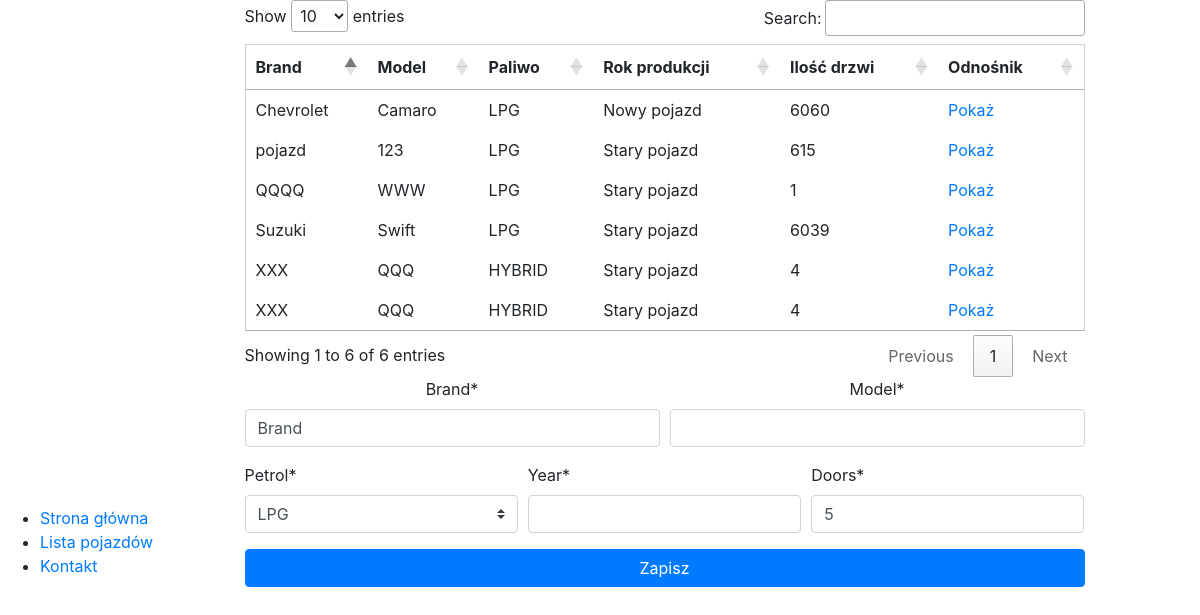
/fleet/, run on an earlier commit of the app's database.
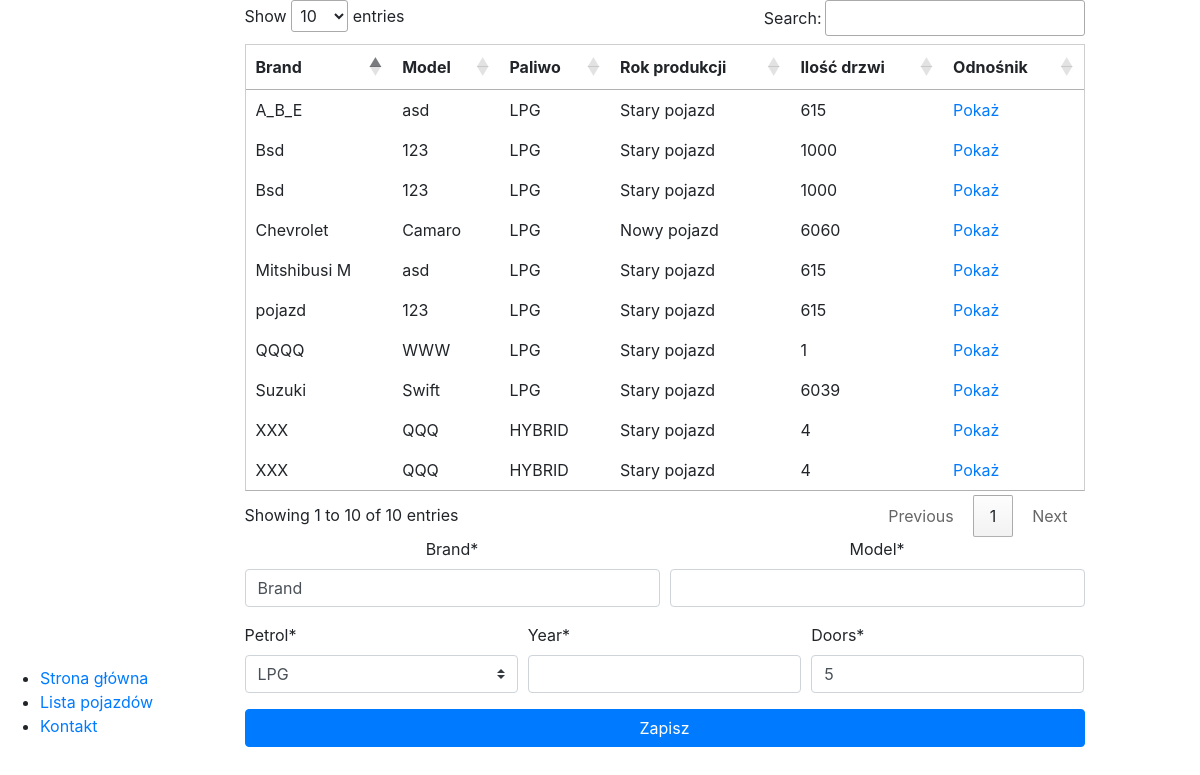
And on a later commit of the database.
### fleet/models.py (models this page shows, shortened)
class Car(models.Model):
    brand = models.CharField(max_length=12, default="Brand", validators=[first_brand_letter_uppercase])
    petrol = models.IntegerField(choices=PETROL_CHOISES, default=1)
    model = models.CharField(max_length=32)
    year = models.IntegerField()
    doors = models.IntegerField(default=5)
    class Meta:
        verbose_name = "Pojazd"
        verbose_name_plural = "Pojazdy"

### fleet/views.py (the view, shortened to what this page needs)
# urls.py: path('', WidokFormularza.as_view(), name="fleet_list")
class WidokFormularza(View):
    def get(self, request):
        form = ModelCarForm()
        return self.render_view(request, form)
    def render_view(self, request, form):
        cars = Car.objects.all()
        return render(request, "fleet/lista.html", {
            "elements": cars,
            "formularz": form
        })

### fleet/forms.py
class ModelCarForm(forms.ModelForm):
    def __init__(self, *args, **kwargs):
        super(ModelCarForm, self).__init__(*args, **kwargs)
        self.helper = FormHelper(self)
        self.helper.layout = Layout(
            Row(
                Column('brand', css_class='form-group col-md-6 mb-0'),
                Column('model', css_class='form-group col-md-6 mb-0'),
                css_class='form-row text-center'
            ),
            Row(
                Column('petrol', css_class='form-group col-md-4 mb-0'),
                Column('year', css_class='form-group col-md-4 mb-0'),
                Column('doors', css_class='form-group col-md-4 mb-0')
            ),
            Submit('submit', 'Zapisz', css_class='col-md-12')
        )
    class Meta:
        model = Car
        fields = '__all__'

### fleet/templatetags/fleet_tags.py (called while the page is built)
@register.filter(name="brand_new_car")
def brand_new_car(value):
    if value > 2015:
        return "Nowy pojazd"
    else:
        return "Stary pojazd"

@register.simple_tag
def mult(a, b):
    return a * b

@register.filter(name="petrol_name")
def petrol_name(value):
    return PETROL_CHOISES[value - 1][1]

### templates/fleet/lista.html (shortened to what this page needs)
{% extends "core/template.html" %}
{% load fleet_tags %}
{% load static %}
{% block content %}
    <table id="tabela">
        <thead>
            <tr>
                <th>
                    Brand
                </th>
                <th>
                    Model
                </th>
                <th>
                    Paliwo
                </th>
                <th>
                    Rok produkcji
                </th>
                <th>
                    Ilość drzwi
                </th>
                <th>
                    Odnośnik
                </th>
            </tr>
        </thead>
        <tbody>
            {% for element in elements %}
                <tr>
                    <td>{{element.brand}}</td>
                    <td>{{element.model}}</td>
                    <td>{{element.petrol | petrol_name}}</td>
                    <td>{{element.year | brand_new_car}}</td>
                    <td>
                        {% mult element.year element.doors as result %}
                        {{ result }}
                    </td>
                    <td>
                        <a href="">Pokaż</a>
                    </td>
                </tr>
            {% endfor %}
        </tbody>
    </table>
    {% include "core/form_horizontal.html" with form=formularz %}
{% endblock %}

### templates/core/template.html (shortened to what this page needs)
{% load static %}
<!DOCTYPE HTML>
<html>
<head>
    <link rel="stylesheet" type="text/css" href="{% static 'css/style.css' %}"/>
    <link rel="stylesheet" type="text/css" href="//cdn.datatables.net/1.10.21/css/jquery.dataTables.min.css"/>
    <link rel="stylesheet" href="https://stackpath.bootstrapcdn.com/bootstrap/4.5.0/css/bootstrap.min.css">
</head>
<body>
    <div class="menu">
        {% include "core/menu.html" %}
    </div>
    <div class="content">
        {% block content %}Tutaj powinien znaleźć się content{% endblock %}
    </div>
</body>
</html>

### templates/core/menu.html
<ul>
    <li>
        <a href="">Strona główna</a>
    </li>
    <li>
        <a href="{% url 'fleet_list' %}">Lista pojazdów</a>
    </li>
    <li>
        <a href="">Kontakt</a>
    </li>
</ul>

### templates/core/form_horizontal.html
{% load crispy_forms_tags %}
{% crispy form %}

### static/css/style.css (style rules this page uses)
html, body { background: #f0f0f0; height: 100%; margin: 0; padding: 0; font-family: "Arial"; }
table { border: 1px solid #cecece; background: #ffffff; width: 90%; margin-left: 5%; }
.menu { display: inline-block; width: 20%; }
.content { display: inline-block; width: 70%; }

What changed in the data, as far as the page shows it:
added Car: brand "Bsd", model "123", petrol|petrol_name "LPG", year|brand_new_car "Stary pojazd", result "1000"
added Car: brand "Bsd", model "123", petrol|petrol_name "LPG", year|brand_new_car "Stary pojazd", result "1000"
added Car: brand "Mitshibusi M", model "asd", petrol|petrol_name "LPG", year|brand_new_car "Stary pojazd", result "615"
added Car: brand "A_B_E", model "asd", petrol|petrol_name "LPG", year|brand_new_car "Stary pojazd", result "615"
Also different on the page:
text written by a page script: "Show entries Search: Showing 1 to 6 of 6 entries Previous 1 Next" → "Show entries Search: Showing 1 to 10 of 10 entries Previous 1 Next"
